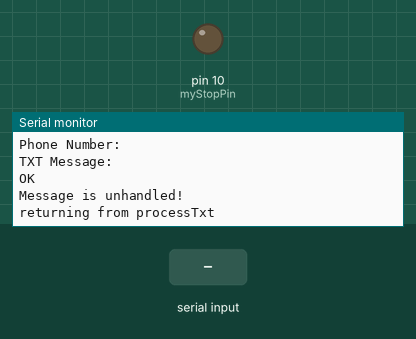
Simulated run of this sketch. Board: Arduino Uno, built with avr-gcc and run on an emulated ATmega328P. Shown: output pins drawn as LEDs (lit = HIGH), the last lines printed to the serial monitor. Inputs (shaded band) come from the test bench. The modem accepts every AT command (registered, SIM ready, sends succeed) and sends nothing else.

Above: at 1.3 s.
1.4 s: "s\n" received over Serial
At 2.3 s:
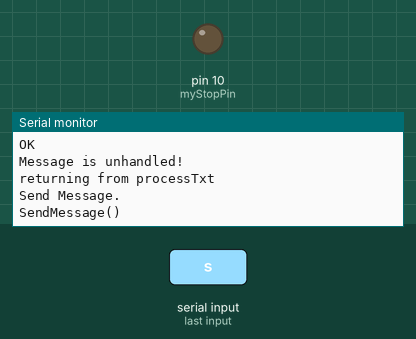
2.9 s: "s\n" received over the second serial link
5.4 s: "1\n" received over the second serial link
At 7.9 s:
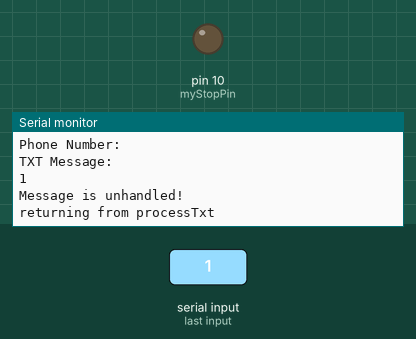

Measured:
- after the input at 1.4 s, the serial monitor: prints a new line at once (image 1)
- after the input at 5.4 s, the serial monitor: prints a new line after 1.0 s (image 2)

The sketch:

SMS_car_controller.ino
```cpp
/*
SMS_car_controller:

  Purpose:  A Signal ligh controller.  Detects a car about to run a red light and signals
            to an oncoming smart-car to stop.

MiddleSchoolOfEngineering
Author: Greg Yenney

*/

#include <SoftwareSerial.h>

const int myRx = 7;  // Shield: Rx=7, Tx=8
const int myTx = 8;  // Board:  Rx=4, Tx=2
const int myStopPin = 10;


char inputBuffer[256];

SoftwareSerial mySerial(myRx, myTx);

void setup()
{
  pinMode(myRx, INPUT_PULLUP);
  pinMode(myTx, OUTPUT);

  pinMode(myStopPin, OUTPUT);

  digitalWrite(myStopPin, LOW);

  mySerial.begin(19200);
  Serial.begin(19200);

  delay(100);
  mySerial.println("AT+IPR=19200");


  Serial.println ("Press \'s <enter>\' to Send a message and press \'r <enter>\' to receive a message.");
}


void loop()
{

  if (Serial.available() > 0)
  {
     switch(Serial.read())
     {
        case 's':
          Serial.println("Send Message.");
          SendMessage("Hello, from the SMS_car_controller!");
          break;

        default:
          break;
    }
  }


  if (mySerial.available()>0)
  {
      mySerial.readBytes(inputBuffer, 255);

      // print the original data that came in from the txt.
      //
      Serial.println();
      Serial.println("ORIGINAL_DATA: ");
      Serial.write(inputBuffer);
      Serial.println("ORIGINAL_DATA_END");

      // send the message to processTxt function which will read the txt to determine info:
      //    The phone number of sender
      //    The txt message itself
      // processTxt gets the message in order to determine action for car.
      //
      processTxt(inputBuffer, sizeof(inputBuffer));
  }

  for (int j = 0 ; j < 256 ; j++)
  {
      inputBuffer[j] = 0;
  }
}

void SendMessage(String message)
{
  Serial.println("SendMessage()");
  mySerial.println("AT+CMGF=1");    //Sets the GSM Module in Text Mode
  delay(100);  // Delay of 1000 milli seconds = 1 second
  mySerial.println("AT+CMGS=\"xxxxxxxxxx\"\r"); // Replace x with mobile number
  delay(100);
  mySerial.print("<Car_Controller_Message=");// The SMS text you want to send
  delay(100);
  mySerial.print(message);
  delay(100);
  mySerial.println(">");
  mySerial.println((char)26);// ASCII code of CTRL+Z
  delay(100);
}

//void processTxt (String buffer, int buffsize, char * messageBuffer, int msgsize)
void processTxt (String buffer, int buffsize)
{
    Serial.println("In processTxt");

    //Serial.println(buffer);

    // Txt Format from Phone:
    //
    // +CMT: "+1xxxxxxxxxx","","16/03/15,23:57:58-28"
    // This is a multi-line txt message.
    // Second line is here.
    // Txt ends on this line.
    //
    // NOTE: There is a blank line at the end.


    // Txt Format from email txt:
    //
    // +CMT: "1410100007","","16/03/16,00:01:34-28"
    //
    // FRM:middleschoolengineer1@gmail.com
    // MSG:Hello, From python!
    // This is a multi-line txt message.
    //
    // NOTE:  There is a blank line at the end.

    String numberPreamble = "+CMT: \"";
    String message;
    String listenerPhonePrefix = "ListenerPhoneNumber=";

    // Get the phone number of the txt sender.
    //
    int senderNumBegin = buffer.indexOf(numberPreamble) + numberPreamble.length();
    int senderNumEnd = buffer.indexOf("\",", senderNumBegin);
    String senderNumber = buffer.substring(senderNumBegin, senderNumEnd);
    Serial.print("Phone Number: ");
    Serial.println(senderNumber);

    // Get the message itself
    //
    int messageBegin = buffer.indexOf("\n", senderNumEnd) + 1;
    message = buffer.substring(messageBegin, buffer.length() - 1);
    Serial.println("TXT Message: ");
    Serial.println(message);

    String stopMessage = "STOP";

    if (buffer.indexOf(stopMessage) > 0 )
    {
        Serial.println("Message is Stop!");
        // send emergency stop signal here.
        digitalWrite(myStopPin, HIGH);
        delay(10000);
        digitalWrite(myStopPin, LOW);
    }
    else
    {
        Serial.println("Message is unhandled!");
    }

    Serial.println("returning from processTxt");
}
```
